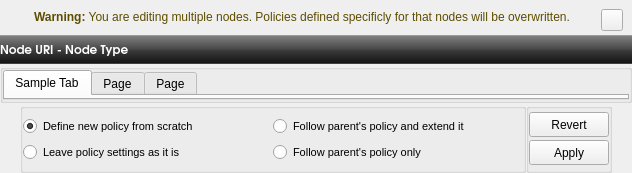
         <widget class="QFrame" name="framePolicy">
          <property name="sizePolicy">
           <sizepolicy hsizetype="Preferred" vsizetype="Preferred">
            <horstretch>5</horstretch>
            <verstretch>0</verstretch>
           </sizepolicy>
          </property>
          <layout class="QGridLayout" name="gridLayout_3">
           <property name="margin">
            <number>0</number>
           </property>
           <property name="spacing">
            <number>0</number>
           </property>
           <item row="2" column="0">
            <widget class="QFrame" name="frameInheritance">
             <property name="frameShape">
              <enum>QFrame::NoFrame</enum>
             </property>
             <property name="frameShadow">
              <enum>QFrame::Plain</enum>
             </property>
             <property name="lineWidth">
              <number>0</number>
             </property>
             <layout class="QGridLayout" name="gridLayout_6">
              <property name="margin">
               <number>0</number>
              </property>
              <property name="spacing">
               <number>0</number>
              </property>
              <item row="0" column="0">
               <widget class="QFrame" name="frameSingle">
                <property name="minimumSize">
                 <size>
                  <width>100</width>
                  <height>0</height>
                 </size>
                </property>
                <property name="frameShape">
                 <enum>QFrame::NoFrame</enum>
                </property>
                <property name="frameShadow">
                 <enum>QFrame::Raised</enum>
                </property>
                <layout class="QVBoxLayout" name="verticalLayout_3">
                 <property name="spacing">
                  <number>0</number>
                 </property>
                 <property name="margin">
                  <number>0</number>
                 </property>
                 <item>
                  <widget class="QLabel" name="label_15">
                   <property name="sizePolicy">
                    <sizepolicy hsizetype="Preferred" vsizetype="Preferred">
                     <horstretch>0</horstretch>
                     <verstretch>0</verstretch>
                    </sizepolicy>
                   </property>
                   <property name="minimumSize">
                    <size>
                     <width>0</width>
                     <height>29</height>
                    </size>
                   </property>
                   <property name="maximumSize">
                    <size>
                     <width>16777215</width>
                     <height>29</height>
                    </size>
                   </property>
                   <property name="font">
                    <font>
                     <family>URW Gothic L</family>
                     <pointsize>9</pointsize>
                     <weight>75</weight>
                     <bold>true</bold>
                     <underline>false</underline>
                    </font>
                   </property>
                   <property name="styleSheet">
                    <string notr="true">background-color: qlineargradient(spread:pad, x1:0.5, y1:0, x2:0.5, y2:1, stop:0 rgba(132, 132, 132, 255), stop:0.501481 rgba(70, 70, 70, 255), stop:0.503057 rgba(62, 62, 62, 255), stop:1 rgba(16, 16, 16, 255));
color:rgb(255,255,255);
/*qlineargradient(spread:pad, x1:0.5, y1:1, x2:0.5, y2:0, stop:0 rgba(183, 100, 124, 255), stop:0.0212465 rgba(91, 33, 50, 255), stop:0.521739 rgba(152, 86, 105, 255), stop:0.527174 rgba(155, 98, 115, 255), stop:0.983696 rgba(184, 141, 153, 255), stop:1 rgba(220, 173, 186, 255));*/
/*background-color: qlineargradient(spread:pad, x1:1, y1:1, x2:0, y2:0, stop:0 rgba(219, 219, 219, 100), stop:1 rgba(255, 255, 255, 100));*/
border-top: 1px solid rgba(255,255,255,50);
border-right: 0px solid rgba(255,255,255,50);
border-bottom: 1px solid rgba(255,255,255,50);
border-left: 0px solid rgba(255,255,255,50);</string>
                   </property>
                   <property name="text">
                    <string>Node URI - Node Type</string>
                   </property>
                   <property name="margin">
                    <number>5</number>
                   </property>
                   <property name="indent">
                    <number>0</number>
                   </property>
                  </widget>
                 </item>
                </layout>
               </widget>
              </item>
             </layout>
            </widget>
           </item>
           <item row="3" column="0">
            <widget class="QGroupBox" name="groupBox">
             <property name="title">
              <string/>
             </property>
             <property name="flat">
              <bool>true</bool>
             </property>
             <layout class="QGridLayout" name="gridLayout_15">
              <property name="margin">
               <number>0</number>
              </property>
              <property name="spacing">
               <number>0</number>
              </property>
              <item row="0" column="0">
               <widget class="QTabWidget" name="tabPolicy">
                <property name="currentIndex">
                 <number>0</number>
                </property>
                <widget class="QWidget" name="tab">
                 <attribute name="title">
                  <string>Sample Tab</string>
                 </attribute>
                </widget>
                <widget class="QWidget" name="tab_2">
                 <attribute name="title">
                  <string>Page</string>
                 </attribute>
                </widget>
                <widget class="QWidget" name="tab_3">
                 <attribute name="title">
                  <string>Page</string>
                 </attribute>
                </widget>
               </widget>
              </item>
             </layout>
            </widget>
           </item>
           <item row="4" column="0">
            <widget class="QFrame" name="bottomButtonContainer">
             <property name="minimumSize">
              <size>
               <width>0</width>
               <height>70</height>
              </size>
             </property>
             <property name="maximumSize">
              <size>
               <width>16777215</width>
               <height>70</height>
              </size>
             </property>
             <property name="frameShape">
              <enum>QFrame::NoFrame</enum>
             </property>
             <property name="frameShadow">
              <enum>QFrame::Raised</enum>
             </property>
             <layout class="QHBoxLayout" name="horizontalLayout">
              <property name="spacing">
               <number>0</number>
              </property>
              <property name="leftMargin">
               <number>20</number>
              </property>
              <property name="topMargin">
               <number>0</number>
              </property>
              <property name="rightMargin">
               <number>20</number>
              </property>
              <property name="bottomMargin">
               <number>0</number>
              </property>
              <item>
               <widget class="QGroupBox" name="groupBox_9">
                <property name="title">
                 <string/>
                </property>
                <property name="flat">
                 <bool>true</bool>
                </property>
                <layout class="QGridLayout" name="gridLayout_5">
                 <property name="margin">
                  <number>0</number>
                 </property>
                 <property name="spacing">
                  <number>0</number>
                 </property>
                 <item row="0" column="0">
                  <widget class="QRadioButton" name="radioIgnore">
                   <property name="sizePolicy">
                    <sizepolicy hsizetype="Expanding" vsizetype="Fixed">
                     <horstretch>0</horstretch>
                     <verstretch>0</verstretch>
                    </sizepolicy>
                   </property>
                   <property name="minimumSize">
                    <size>
                     <width>250</width>
                     <height>17</height>
                    </size>
                   </property>
                   <property name="maximumSize">
                    <size>
                     <width>16777215</width>
                     <height>17</height>
                    </size>
                   </property>
                   <property name="font">
                    <font>
                     <pointsize>8</pointsize>
                    </font>
                   </property>
                   <property name="text">
                    <string>Define new policy from scratch</string>
                   </property>
                   <property name="icon">
                    <iconset resource="data.qrc">
                     <normaloff>:/icons/new32.png</normaloff>:/icons/new32.png</iconset>
                   </property>
                   <property name="checked">
                    <bool>true</bool>
                   </property>
                  </widget>
                 </item>
                 <item row="0" column="1">
                  <widget class="QRadioButton" name="radioExtend">
                   <property name="sizePolicy">
                    <sizepolicy hsizetype="Expanding" vsizetype="Fixed">
                     <horstretch>0</horstretch>
                     <verstretch>0</verstretch>
                    </sizepolicy>
                   </property>
                   <property name="minimumSize">
                    <size>
                     <width>250</width>
                     <height>17</height>
                    </size>
                   </property>
                   <property name="maximumSize">
                    <size>
                     <width>16777215</width>
                     <height>17</height>
                    </size>
                   </property>
                   <property name="font">
                    <font>
                     <pointsize>8</pointsize>
                    </font>
                   </property>
                   <property name="text">
                    <string>Follow parent's policy and extend it</string>
                   </property>
                  </widget>
                 </item>
                 <item row="1" column="0">
                  <widget class="QRadioButton" name="radioMultiple">
                   <property name="sizePolicy">
                    <sizepolicy hsizetype="Expanding" vsizetype="Fixed">
                     <horstretch>0</horstretch>
                     <verstretch>0</verstretch>
                    </sizepolicy>
                   </property>
                   <property name="minimumSize">
                    <size>
                     <width>250</width>
                     <height>17</height>
                    </size>
                   </property>
                   <property name="maximumSize">
                    <size>
                     <width>16777215</width>
                     <height>17</height>
                    </size>
                   </property>
                   <property name="font">
                    <font>
                     <pointsize>8</pointsize>
                    </font>
                   </property>
                   <property name="text">
                    <string>Leave policy settings as it is</string>
                   </property>
                  </widget>
                 </item>
                 <item row="1" column="1">
                  <widget class="QRadioButton" name="radioFollow">
                   <property name="sizePolicy">
                    <sizepolicy hsizetype="Expanding" vsizetype="Fixed">
                     <horstretch>0</horstretch>
                     <verstretch>0</verstretch>
                    </sizepolicy>
                   </property>
                   <property name="minimumSize">
                    <size>
                     <width>250</width>
                     <height>17</height>
                    </size>
                   </property>
                   <property name="maximumSize">
                    <size>
                     <width>16777215</width>
                     <height>17</height>
                    </size>
                   </property>
                   <property name="font">
                    <font>
                     <pointsize>8</pointsize>
                    </font>
                   </property>
                   <property name="text">
                    <string>Follow parent's policy only</string>
                   </property>
                   <property name="checked">
                    <bool>false</bool>
                   </property>
                  </widget>
                 </item>
                </layout>
               </widget>
              </item>
              <item>
               <widget class="QGroupBox" name="groupBox_7">
                <property name="title">
                 <string/>
                </property>
                <property name="flat">
                 <bool>true</bool>
                </property>
                <layout class="QVBoxLayout" name="verticalLayout_4">
                 <property name="spacing">
                  <number>0</number>
                 </property>
                 <property name="margin">
                  <number>0</number>
                 </property>
                 <item>
                  <widget class="QPushButton" name="pushRevert">
                   <property name="minimumSize">
                    <size>
                     <width>0</width>
                     <height>25</height>
                    </size>
                   </property>
                   <property name="maximumSize">
                    <size>
                     <width>16777215</width>
                     <height>25</height>
                    </size>
                   </property>
                   <property name="text">
                    <string>Revert</string>
                   </property>
                   <property name="icon">
                    <iconset resource="data.qrc">
                     <normaloff>:/icons/reset32.png</normaloff>:/icons/reset32.png</iconset>
                   </property>
                  </widget>
                 </item>
                 <item>
                  <widget class="QPushButton" name="pushApply">
                   <property name="minimumSize">
                    <size>
                     <width>0</width>
                     <height>25</height>
                    </size>
                   </property>
                   <property name="maximumSize">
                    <size>
                     <width>16777215</width>
                     <height>25</height>
                    </size>
                   </property>
                   <property name="text">
                    <string>Apply</string>
                   </property>
                   <property name="icon">
                    <iconset resource="data.qrc">
                     <normaloff>:/icons/apply32.png</normaloff>:/icons/apply32.png</iconset>
                   </property>
                  </widget>
                 </item>
                </layout>
               </widget>
              </item>
             </layout>
            </widget>
           </item>
           <item row="1" column="0">
            <widget class="QFrame" name="frameMultiple">
             <property name="minimumSize">
              <size>
               <width>0</width>
               <height>29</height>
              </size>
             </property>
             <property name="maximumSize">
              <size>
               <width>16777215</width>
               <height>35</height>
              </size>
             </property>
             <property name="styleSheet">
              <string notr="true"/>
             </property>
             <property name="frameShape">
              <enum>QFrame::NoFrame</enum>
             </property>
             <property name="frameShadow">
              <enum>QFrame::Raised</enum>
             </property>
             <layout class="QHBoxLayout" name="horizontalLayout_7">
              <property name="spacing">
               <number>0</number>
              </property>
              <item>
               <widget class="QLabel" name="label_2">
                <property name="minimumSize">
                 <size>
                  <width>25</width>
                  <height>25</height>
                 </size>
                </property>
                <property name="maximumSize">
                 <size>
                  <width>25</width>
                  <height>25</height>
                 </size>
                </property>
                <property name="text">
                 <string/>
                </property>
                <property name="pixmap">
                 <pixmap resource="data.qrc">:/icons/hint48.png</pixmap>
                </property>
                <property name="scaledContents">
                 <bool>true</bool>
                </property>
               </widget>
              </item>
              <item>
               <widget class="QLabel" name="labelMultiple">
                <property name="styleSheet">
                 <string notr="true">color: rgb(93, 77, 0);</string>
                </property>
                <property name="text">
                 <string>&lt;!DOCTYPE HTML PUBLIC &quot;-//W3C//DTD HTML 4.0//EN&quot; &quot;http://www.w3.org/TR/REC-html40/strict.dtd&quot;&gt;
&lt;html&gt;&lt;head&gt;&lt;meta name=&quot;qrichtext&quot; content=&quot;1&quot; /&gt;&lt;style type=&quot;text/css&quot;&gt;
p, li { white-space: pre-wrap; }
&lt;/style&gt;&lt;/head&gt;&lt;body style=&quot; font-family:'Droid Sans'; font-size:9pt; font-weight:400; font-style:normal;&quot;&gt;
&lt;p style=&quot; margin-top:0px; margin-bottom:0px; margin-left:0px; margin-right:0px; -qt-block-indent:0; text-indent:0px;&quot;&gt;&lt;span style=&quot; font-weight:600;&quot;&gt;Warning:&lt;/span&gt; You are editing multiple nodes. Policies defined specificly for that nodes will be overwritten.&lt;/p&gt;&lt;/body&gt;&lt;/html&gt;</string>
                </property>
                <property name="wordWrap">
                 <bool>true</bool>
                </property>
               </widget>
              </item>
              <item>
               <widget class="QPushButton" name="pushButton_2">
                <property name="sizePolicy">
                 <sizepolicy hsizetype="Fixed" vsizetype="Fixed">
                  <horstretch>0</horstretch>
                  <verstretch>0</verstretch>
                 </sizepolicy>
                </property>
                <property name="minimumSize">
                 <size>
                  <width>22</width>
                  <height>22</height>
                 </size>
                </property>
                <property name="maximumSize">
                 <size>
                  <width>22</width>
                  <height>22</height>
                 </size>
                </property>
                <property name="styleSheet">
                 <string notr="true"/>
                </property>
                <property name="text">
                 <string/>
                </property>
                <property name="icon">
                 <iconset resource="data.qrc">
                  <normaloff>:/icons/edit-delete.png</normaloff>:/icons/edit-delete.png</iconset>
                </property>
                <property name="flat">
                 <bool>false</bool>
                </property>
               </widget>
              </item>
             </layout>
            </widget>
           </item>
          </layout>
         </widget>
